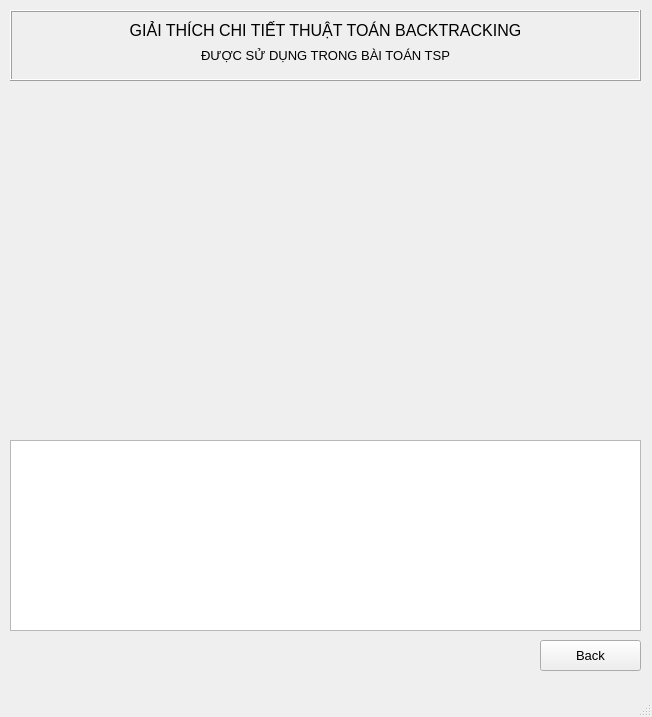
<?xml version="1.0" encoding="UTF-8"?>
<ui version="4.0">
 <class>MainWindow</class>
 <widget class="QMainWindow" name="MainWindow">
  <property name="geometry">
   <rect>
    <x>0</x>
    <y>0</y>
    <width>652</width>
    <height>717</height>
   </rect>
  </property>
  <property name="windowTitle">
   <string>MainWindow</string>
  </property>
  <widget class="QWidget" name="centralwidget">
   <widget class="QFrame" name="frame">
    <property name="geometry">
     <rect>
      <x>10</x>
      <y>10</y>
      <width>631</width>
      <height>71</height>
     </rect>
    </property>
    <property name="frameShape">
     <enum>QFrame::Box</enum>
    </property>
    <property name="frameShadow">
     <enum>QFrame::Raised</enum>
    </property>
    <widget class="QLabel" name="label">
     <property name="geometry">
      <rect>
       <x>0</x>
       <y>10</y>
       <width>631</width>
       <height>21</height>
      </rect>
     </property>
     <property name="font">
      <font>
       <pointsize>12</pointsize>
      </font>
     </property>
     <property name="text">
      <string>GIẢI THÍCH CHI TIẾT THUẬT TOÁN BACKTRACKING</string>
     </property>
     <property name="alignment">
      <set>Qt::AlignCenter</set>
     </property>
    </widget>
    <widget class="QLabel" name="label_2">
     <property name="geometry">
      <rect>
       <x>0</x>
       <y>30</y>
       <width>631</width>
       <height>31</height>
      </rect>
     </property>
     <property name="font">
      <font>
       <pointsize>10</pointsize>
      </font>
     </property>
     <property name="text">
      <string>ĐƯỢC SỬ DỤNG TRONG BÀI TOÁN TSP</string>
     </property>
     <property name="alignment">
      <set>Qt::AlignCenter</set>
     </property>
    </widget>
   </widget>
   <widget class="QLabel" name="label_3">
    <property name="geometry">
     <rect>
      <x>10</x>
      <y>90</y>
      <width>631</width>
      <height>341</height>
     </rect>
    </property>
    <property name="text">
     <string/>
    </property>
    <property name="pixmap">
     <pixmap>349560744_6234907603275158_8432164769230595225_n.png</pixmap>
    </property>
    <property name="scaledContents">
     <bool>true</bool>
    </property>
   </widget>
   <widget class="QTextEdit" name="textEdit">
    <property name="geometry">
     <rect>
      <x>10</x>
      <y>440</y>
      <width>631</width>
      <height>191</height>
     </rect>
    </property>
    <property name="font">
     <font>
      <pointsize>10</pointsize>
     </font>
    </property>
   </widget>
   <widget class="QPushButton" name="pushButton">
    <property name="geometry">
     <rect>
      <x>540</x>
      <y>640</y>
      <width>101</width>
      <height>31</height>
     </rect>
    </property>
    <property name="font">
     <font>
      <pointsize>10</pointsize>
     </font>
    </property>
    <property name="text">
     <string>Back</string>
    </property>
   </widget>
  </widget>
  <widget class="QMenuBar" name="menubar">
   <property name="geometry">
    <rect>
     <x>0</x>
     <y>0</y>
     <width>652</width>
     <height>21</height>
    </rect>
   </property>
  </widget>
  <widget class="QStatusBar" name="statusbar"/>
 </widget>
 <resources/>
 <connections/>
</ui>
